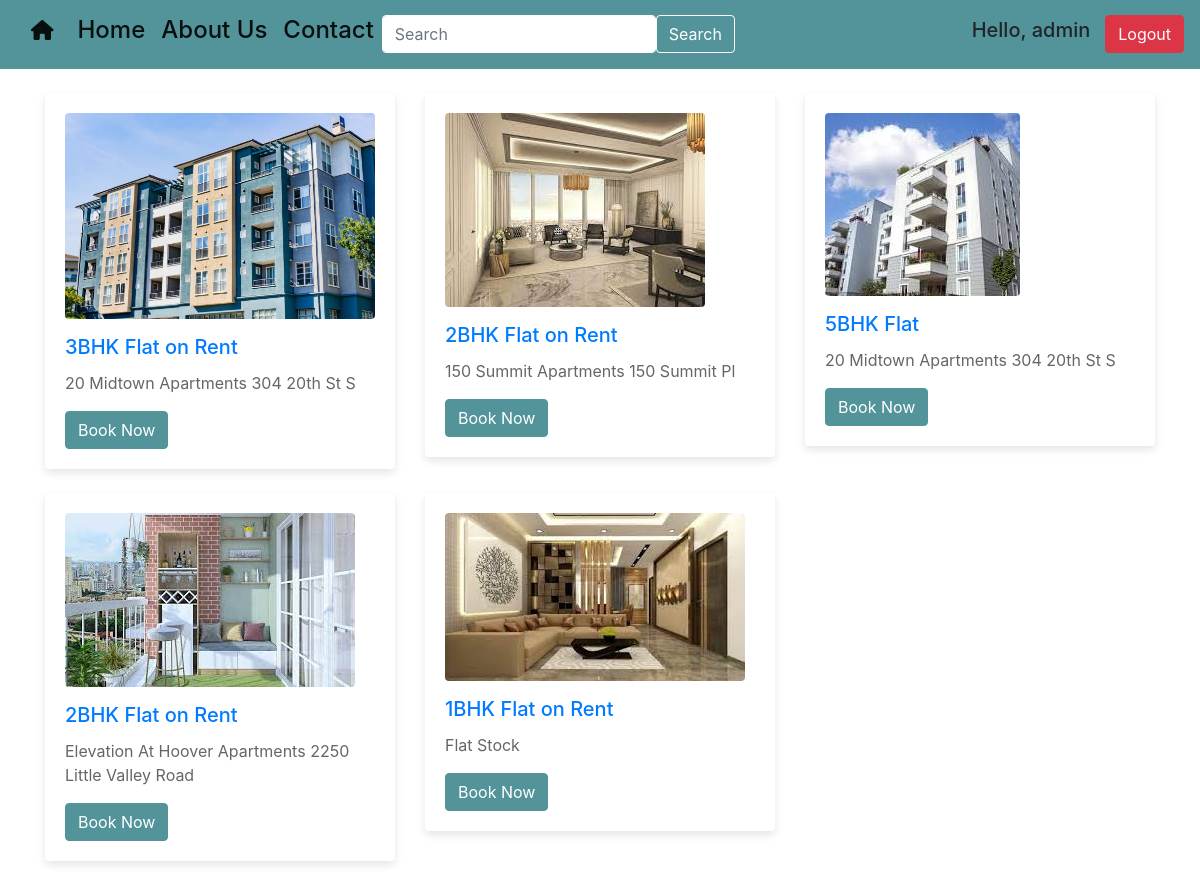
The app's page /home/ (signed in) with its own data.
### rentalaap/models.py (models this page shows, shortened)
class Property (models.Model):
    title = models.CharField(max_length = 20)
    description = models.TextField()
    price = models.FloatField()
    image = models.ImageField(upload_to = 'images/',null=True,blank = True)
    user = models.ForeignKey(User,on_delete = models.CASCADE,blank = True, null = True)
    verbose_plural_name = 'Properties'

### rentalaap/views.py (the view)
# urls.py: 2. Add a URL to urlpatterns:  path('', views.home, name='home')
def home(request):
    try:
        properties = Property.objects.filter(user = request.user)
    except:
        properties = []
    context = {
        'properties':properties
    }
    return render(request,'home.html',context)

### templates/home.html (shortened to what this page needs)
{% load static %}
<!DOCTYPE html>
<html lang="en">
<head>
    <link href="https://stackpath.bootstrapcdn.com/bootstrap/4.5.2/css/bootstrap.min.css" rel="stylesheet">
    <link rel="stylesheet" href="https://cdnjs.cloudflare.com/ajax/libs/font-awesome/6.5.1/css/all.min.css" />
</head>
<body>
    <nav class="navbar navbar-expand-lg navbar-light">
        <div class="container-fluid">
            <a class="navbar-brand h1" href="#"><i class="fa fa-home" aria-hidden="true"></i></a>
            <div class="collapse navbar-collapse" id="navbarSupportedContent">
                <ul class="navbar-nav me-auto mb-2 mb-lg-0">
                    <li class="nav-item">
                        <a class="nav-link active h4" aria-current="page" href="#">Home</a>
                    </li>
                    <li class="nav-item">
                        <a class="nav-link active h4" aria-current="page" href="#">About Us</a>
                    </li>
                    <li class="nav-item">
                        <a class="nav-link active h4" aria-current="page" href="#">Contact</a>
                    </li>
                </ul>
                <form class="d-flex ">
                    <input class="form-control me-2 ms-4" type="search" placeholder="Search" aria-label="Search">
                    <button class="btn btn-outline-light ms-4" type="submit">Search</button>
                </form>
            </div>
            <h5 class="ms-2">Hello, {{user}}</h5>
        </div>
        {% if request.user.is_authenticated %}
        <a href="{% url 'logout' %}" class="btn btn-danger">Logout</a>
        {% else %}
        <a href="{% url 'login' %}" class="btn btn-success">Login</a>
        {% endif %}
    </nav>
    <div class="container mt-4">
        <div class="row">
            {% for property in properties %}
            <div class="col-md-4 mb-4">
                <div class="card">
                    <div class="card-body">
                        {% if property.image %}
                            <img src="{{property.image.url}}" alt="" class="img-fluid rounded mb-3">
                        {% endif %}
                        <h5 class="card-title"> <a href="{% url 'details' property.id %}" class="text-decoration-none">{{property.title}}</a> </h5>
                        <p class="card-text">{{property.description}}</p>
                        <a href="{% url 'book' property.id %}" class="btn btn-primary">Book Now</a>
                    </div>
                </div>
            </div>
            {% endfor %}
        </div>
    </div>
</body>
</html>

### templates/home.html (style rules this page uses)
.navbar { background-color: #53949b; }
.navbar-brand { color: #fff; }
.nav-link { color: #fff; }
.form-control { border-color: #fff; }
.btn-outline-light { color: #fff; border-color: #fff; }
.card { border: none; box-shadow: 0 4px 8px rgba(0, 0, 0, 0.1); transition: 0.3s; }
.card-title { color: #333; }
.card-text { color: #666; }
.btn-primary { background-color: #53949b; border-color: #53949b; }

### records on screen
Property: image (picture), title "3BHK Flat on Rent", description "20 Midtown Apartments 304 20th St S"
Property: image (picture), title "2BHK Flat on Rent", description "150 Summit Apartments 150 Summit Pl"
Property: image (picture), title "5BHK Flat", description "20 Midtown Apartments 304 20th St S"
Property: image (picture), title "2BHK Flat on Rent", description "Elevation At Hoover Apartments 2250 Little Valley Road"
Property: image (picture), title "1BHK Flat on Rent", description "Flat Stock"

### other values on screen
{{ user }} "admin"
